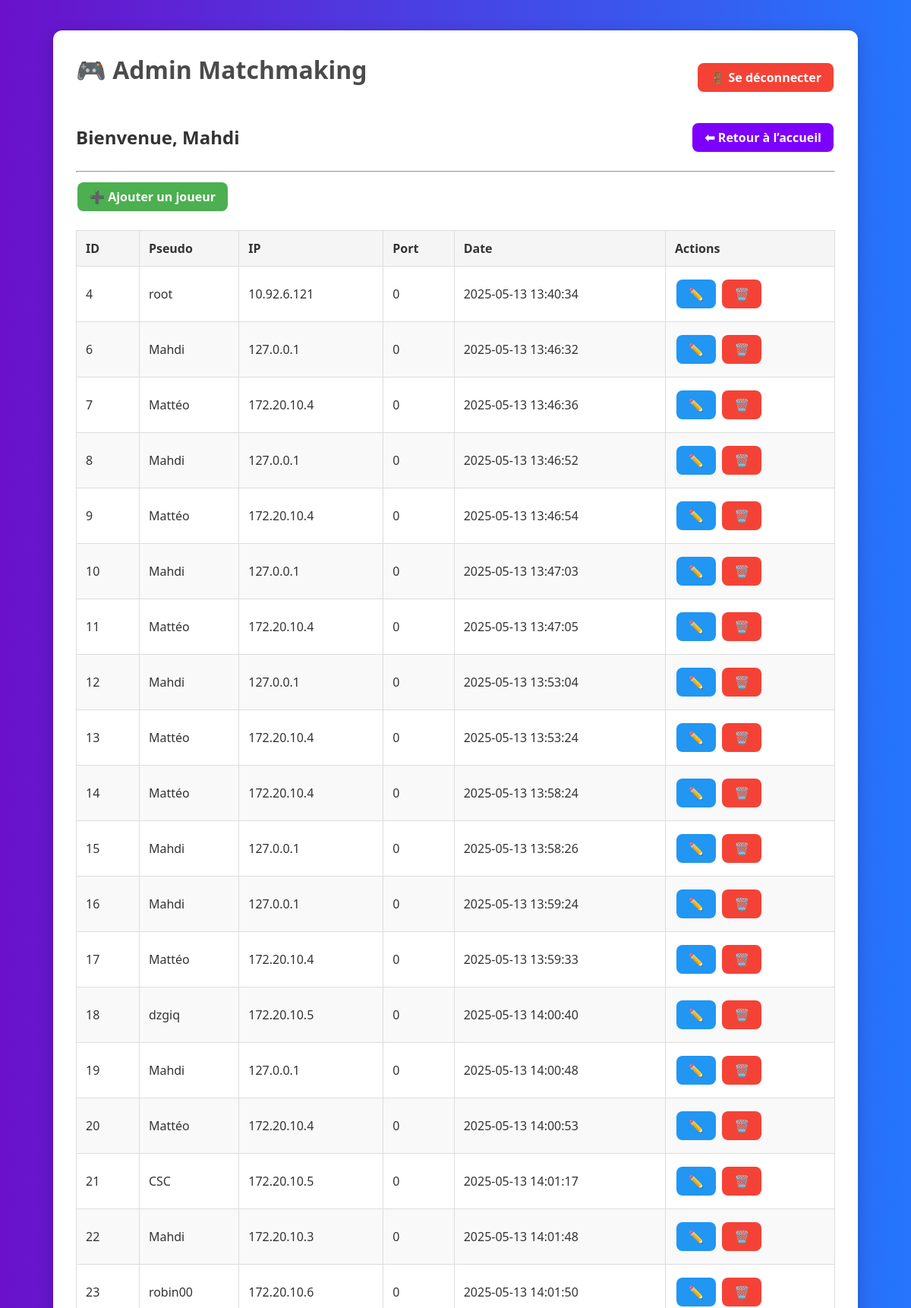
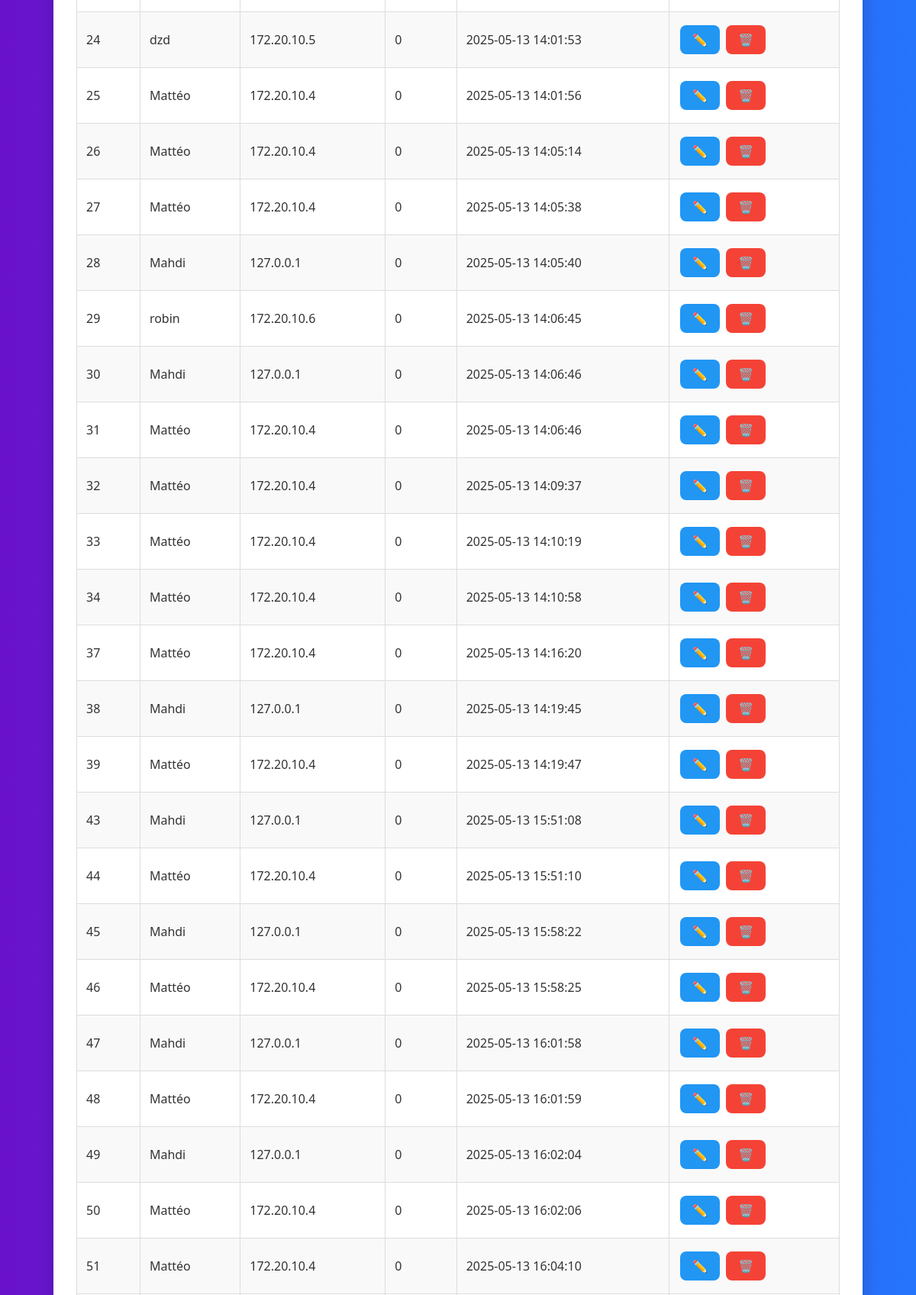
/admin (signed in, upper part), run on the app's committed database (2 pictures, top to bottom).
### tables this page shows
CREATE TABLE file_attente (
    id INTEGER PRIMARY KEY AUTOINCREMENT,
    pseudo TEXT NOT NULL,
    ip TEXT NOT NULL,
    port INTEGER,
    date_entree DATETIME DEFAULT CURRENT_TIMESTAMP
);

### server.py (the view)
@app.route('/admin')
def admin_panel():
    if not session.get("admin_logged_in"):
        return redirect(url_for("admin_login"))
    with sqlite3.connect(DB_PATH) as conn:
        cursor = conn.cursor()
        cursor.execute("SELECT * FROM file_attente")
        file_attente = cursor.fetchall()
    return render_template("admin.html", file_attente=file_attente, admin_user=session.get("admin_user"))

### templates/admin.html (shortened to what this page needs)
<!DOCTYPE html>
<html lang="fr">
<head>
  <link rel="stylesheet" href="{{ url_for('static', filename='admin.css') }}">
</head>
<body>
  <div class="container">
    <div style="display: flex; justify-content: space-between; align-items: center;">
      <h1>🎮 Admin Matchmaking</h1>
      <a href="{{ url_for('admin_logout') }}" class="btn delete">🚪 Se déconnecter</a>
    </div>
    <div style="display: flex; justify-content: space-between; align-items: center; margin-top: 10px;">
      <h2>Bienvenue, {{ admin_user }}</h2>
      <a href="{{ url_for('admin_logout') }}" class="btn back">⬅ Retour à l’accueil</a>
    </div>
    <hr>
    <a class="btn primary" href="/admin/file_attente/new">➕ Ajouter un joueur</a>
    <table>
      <thead>
        <tr>
          <th>ID</th><th>Pseudo</th><th>IP</th><th>Port</th><th>Date</th><th>Actions</th>
        </tr>
      </thead>
      <tbody>
        {% for joueur in file_attente %}
        <tr>
          <td>{{ joueur[0] }}</td>
          <td>{{ joueur[1] }}</td>
          <td>{{ joueur[2] }}</td>
          <td>{{ joueur[3] }}</td>
          <td>{{ joueur[4] }}</td>
          <td>
            <a class="btn edit" href="/admin/file_attente/edit/{{ joueur[0] }}">✏️</a>
            <a class="btn delete" href="/admin/file_attente/delete/{{ joueur[0] }}" onclick="return confirm('Supprimer ?')">🗑️</a>
          </td>
        </tr>
        {% endfor %}
      </tbody>
    </table>
  </div>
</body>
</html>

### static/admin.css (style rules this page uses)
body { font-family: 'Segoe UI', sans-serif; background: linear-gradient(to right, #6a11cb, #2575fc); color: #fff; margin: 0; padding: 40px; }
.container { background-color: #fff; color: #333; padding: 30px; border-radius: 12px; max-width: 1000px; margin: auto; box-shadow: 0 5px 20px rgba(0, 0, 0, 0.2); }
h1 { margin-top: 0; color: #4b4b4b; font-size: 2em; }
table { width: 100%; border-collapse: collapse; margin-top: 20px; }
table th, table td { padding: 12px; border: 1px solid #ddd; text-align: left; }
table th { background-color: #f5f5f5; font-weight: bold; }
table tr:nth-child(even) { background-color: #f9f9f9; }
.btn { padding: 8px 16px; text-decoration: none; border-radius: 8px; font-weight: bold; display: inline-block; margin: 5px 2px; transition: background-color 0.3s ease; }
.btn.primary { background-color: #4CAF50; color: white; }
.btn.edit { background-color: #2196F3; color: white; }
.btn.delete { background-color: #f44336; color: white; }
.btn.back { background-color: #7d00fb; color: white; }

### data on the page
file_attente: id "4", pseudo "root", ip "10.92.6.121", port "0", date_entree "2025-05-13 13:40:34"
file_attente: id "6", pseudo "Mahdi", ip "127.0.0.1", port "0", date_entree "2025-05-13 13:46:32"
file_attente: id "7", pseudo "Mattéo", ip "172.20.10.4", port "0", date_entree "2025-05-13 13:46:36"
file_attente: id "8", pseudo "Mahdi", ip "127.0.0.1", port "0", date_entree "2025-05-13 13:46:52"
file_attente: id "9", pseudo "Mattéo", ip "172.20.10.4", port "0", date_entree "2025-05-13 13:46:54"
file_attente: id "10", pseudo "Mahdi", ip "127.0.0.1", port "0", date_entree "2025-05-13 13:47:03"
file_attente: id "11", pseudo "Mattéo", ip "172.20.10.4", port "0", date_entree "2025-05-13 13:47:05"
file_attente: id "12", pseudo "Mahdi", ip "127.0.0.1", port "0", date_entree "2025-05-13 13:53:04"
file_attente: id "13", pseudo "Mattéo", ip "172.20.10.4", port "0", date_entree "2025-05-13 13:53:24"
file_attente: id "14", pseudo "Mattéo", ip "172.20.10.4", port "0", date_entree "2025-05-13 13:58:24"
file_attente: id "15", pseudo "Mahdi", ip "127.0.0.1", port "0", date_entree "2025-05-13 13:58:26"
file_attente: id "16", pseudo "Mahdi", ip "127.0.0.1", port "0", date_entree "2025-05-13 13:59:24"
file_attente: id "17", pseudo "Mattéo", ip "172.20.10.4", port "0", date_entree "2025-05-13 13:59:33"
file_attente: id "18", pseudo "dzgiq", ip "172.20.10.5", port "0", date_entree "2025-05-13 14:00:40"
file_attente: id "19", pseudo "Mahdi", ip "127.0.0.1", port "0", date_entree "2025-05-13 14:00:48"
file_attente: id "20", pseudo "Mattéo", ip "172.20.10.4", port "0", date_entree "2025-05-13 14:00:53"
file_attente: id "21", pseudo "CSC", ip "172.20.10.5", port "0", date_entree "2025-05-13 14:01:17"
file_attente: id "22", pseudo "Mahdi", ip "172.20.10.3", port "0", date_entree "2025-05-13 14:01:48"
file_attente: id "23", pseudo "robin00", ip "172.20.10.6", port "0", date_entree "2025-05-13 14:01:50"
file_attente: id "24", pseudo "dzd", ip "172.20.10.5", port "0", date_entree "2025-05-13 14:01:53"
file_attente: id "25", pseudo "Mattéo", ip "172.20.10.4", port "0", date_entree "2025-05-13 14:01:56"
file_attente: id "26", pseudo "Mattéo", ip "172.20.10.4", port "0", date_entree "2025-05-13 14:05:14"
file_attente: id "27", pseudo "Mattéo", ip "172.20.10.4", port "0", date_entree "2025-05-13 14:05:38"
file_attente: id "28", pseudo "Mahdi", ip "127.0.0.1", port "0", date_entree "2025-05-13 14:05:40"
file_attente: id "29", pseudo "robin", ip "172.20.10.6", port "0", date_entree "2025-05-13 14:06:45"
file_attente: id "30", pseudo "Mahdi", ip "127.0.0.1", port "0", date_entree "2025-05-13 14:06:46"
file_attente: id "31", pseudo "Mattéo", ip "172.20.10.4", port "0", date_entree "2025-05-13 14:06:46"
file_attente: id "32", pseudo "Mattéo", ip "172.20.10.4", port "0", date_entree "2025-05-13 14:09:37"
file_attente: id "33", pseudo "Mattéo", ip "172.20.10.4", port "0", date_entree "2025-05-13 14:10:19"
file_attente: id "34", pseudo "Mattéo", ip "172.20.10.4", port "0", date_entree "2025-05-13 14:10:58"
file_attente: id "37", pseudo "Mattéo", ip "172.20.10.4", port "0", date_entree "2025-05-13 14:16:20"
file_attente: id "38", pseudo "Mahdi", ip "127.0.0.1", port "0", date_entree "2025-05-13 14:19:45"
file_attente: id "39", pseudo "Mattéo", ip "172.20.10.4", port "0", date_entree "2025-05-13 14:19:47"
file_attente: id "43", pseudo "Mahdi", ip "127.0.0.1", port "0", date_entree "2025-05-13 15:51:08"
file_attente: id "44", pseudo "Mattéo", ip "172.20.10.4", port "0", date_entree "2025-05-13 15:51:10"
file_attente: id "45", pseudo "Mahdi", ip "127.0.0.1", port "0", date_entree "2025-05-13 15:58:22"
file_attente: id "46", pseudo "Mattéo", ip "172.20.10.4", port "0", date_entree "2025-05-13 15:58:25"
file_attente: id "47", pseudo "Mahdi", ip "127.0.0.1", port "0", date_entree "2025-05-13 16:01:58"
file_attente: id "48", pseudo "Mattéo", ip "172.20.10.4", port "0", date_entree "2025-05-13 16:01:59"
file_attente: id "49", pseudo "Mahdi", ip "127.0.0.1", port "0", date_entree "2025-05-13 16:02:04"
file_attente: id "50", pseudo "Mattéo", ip "172.20.10.4", port "0", date_entree "2025-05-13 16:02:06"
file_attente: id "51", pseudo "Mattéo", ip "172.20.10.4", port "0", date_entree "2025-05-13 16:04:10"

### other printed values
{{ admin_user }} "Mahdi"
